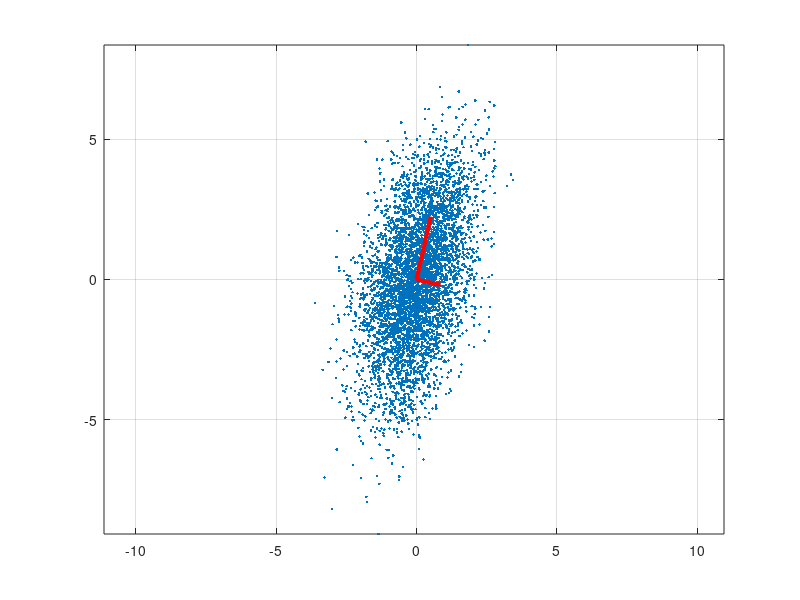

The MATLAB source for this figure:
clc;
clear;
close all;

X=mvnrnd([0 0],[1 1; 1 5],5000);

[V, Y, s]=pca(X);

V(:,1)=sqrt(s(1))*V(:,1);
V(:,2)=sqrt(s(2))*V(:,2);

figure;
plot(X(:,1),X(:,2),'.');
hold on;
plot([0 V(1,1)],[0 V(2,1)],'r','LineWidth',3);
plot([0 V(1,2)],[0 V(2,2)],'r','LineWidth',3);

axis equal;
grid on;



